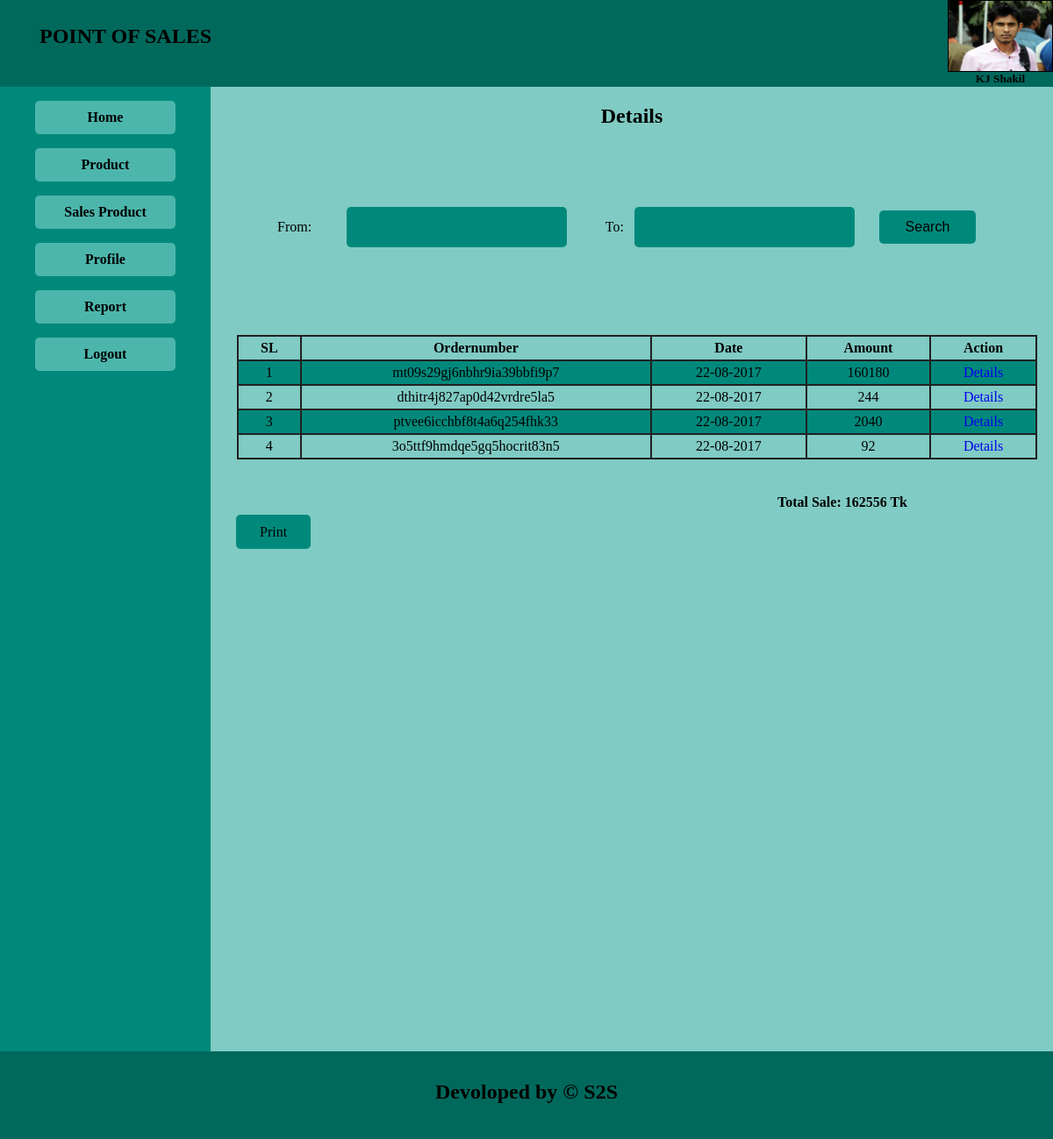
The page /sellers/report.php (signed in) on the database its author committed.
### tables this page shows
CREATE TABLE `sale_product` (
  `id` int(11) NOT NULL,
  `customer_id` int(11) NOT NULL,
  `voucher_number` varchar(255) NOT NULL,
  `sale_date` varchar(20) NOT NULL,
  `total_amount` float NOT NULL,
  `sellerid` int(11) NOT NULL
);

### sellers/report.php (the view, shortened to what this page needs)
<!DOCTYPE html>
<html>
<head>
	<link rel="stylesheet" type="text/css" href="css/style.css">
	<link href="calendar/jquery-ui.css" rel="stylesheet">
   <link rel="stylesheet" type="text/css" href="css/jquery.dataTables.min.css"/>
    <link rel="stylesheet" type="text/css" href="css/buttons.dataTables.min.css">
</head>
<body>
	<?php require("menu.php");?>
	<section>
		<center>
				<h2 style="text-align: center;margin-bottom: 50px;"> Details</h2>
			<form action="" method="post" >
				From:<input id="datepicker"  type="text" style="width: 223px; padding:14px; display: inline-block; margin:40px; margin-bottom: 60px;" name="d1" class ="tcal" required>
				To:<input id="datepicker1"  type="text" style="width: 223px; padding:14px; display: inline-block;" name="d2" class ="tcal" required>
				<input style="width: 110px; display: inline-block;" type="submit" name="button" value="Search">
			</form>
		</center>
<div id="pdf2htmldiv">
		<table class="table">
			<tr>
				<th>SL</th>
				<th>Ordernumber</th>
				<th>Date</th>
				<th>Amount</th>
				<th>Action</th>
			</tr>
			<?php
			if(isset($_POST['button'])){
				$sallerid =$_SESSION['uid'];
				$from = $_POST['d1'];
				$to = $_POST['d2'];
				$query="SELECT * FROM sale_product WHERE sellerid='$sallerid' AND sale_date >= '$from' AND sale_date <= '$to'";
			 }
			 else{
			 	$sallerid =$_SESSION['uid'];
			 	$query="SELECT * FROM sale_product  WHERE sellerid='$sallerid'";
			 }
			$con = mysqli_connect('localhost', 'root', '', 'dbpos') or die('Database not Found.');
				$exquery = mysqli_query($con,$query);
				$i=0;
				$sum=0;
        while ($result = mysqli_fetch_array($exquery)) {
           $i++;
				?>
				<tr>
					<td><?php echo $i;?></td>
					<td><?php echo $result['voucher_number'];?></td>
					<td><?php echo $result['sale_date'];?></td>
					<td><?php $total_all=$result['total_amount']; echo $total_all;?></td>
					<td><a href="report_details.php?detailsid=<?php echo $result['voucher_number'];?>">Details</a></td>
				</tr>
				<?php $sum = $sum+$total_all;?>
				<?php }?>
			</table>
						<p style="font-weight: bold; text-align: center; margin-left: 50%; margin-top: 0px;">Total Sale: <?php echo $sum; ?> Tk</p>
			</div>
			<a style="margin: -50px 29px; color: black; padding: 11px 27px; background: #00897b; border-radius: 5px;" href=" href="javascript:pdfToHTML()"> Print</a>
		</section>
		<footer>
			<h2 style="text-align: center;margin: 0;padding: 33px 0px;">Devoloped by &copy; S2S</h2>
		</footer>
	</body>
	</html>

### sellers/css/style.css (style rules this page uses)
body { margin: 0; padding: 0; width:100%; height: 1200px; }
section { background: #80cbc4; width: 80%; overflow: hidden; height: 1100px; }
footer { background: #00695c; width: 100%; height: 100px; }
.table { border-collapse: collapse; border-spacing: 0; border: 2px solid #212121; width: 95%; margin: 40px 30px; }
.table, .table td,.table th { border: 2px solid #212121; padding: 4px 8px; text-align: center; }
.table tr:nth-child(even) { background-color: #00897b }
input { display: block; background: #00897b; width: 90%; padding: 10px 15px; margin: 5px 12px; border: none; border-radius: 5px; color: black; font-size: 16px; }
a { text-decoration: none; }

### rows shown on the page
sale_product: voucher_number "mt09s29gj6nbhr9ia39bbfi9p7", sale_date "22-08-2017", total_amount "160180"
sale_product: voucher_number "dthitr4j827ap0d42vrdre5la5", sale_date "22-08-2017", total_amount "244"
sale_product: voucher_number "ptvee6icchbf8t4a6q254fhk33", sale_date "22-08-2017", total_amount "2040"
sale_product: voucher_number "3o5ttf9hmdqe5gq5hocrit83n5", sale_date "22-08-2017", total_amount "92"

### other values the page prints
$_SESSION['name'] "KJ Shakil"
$sum "162556"
